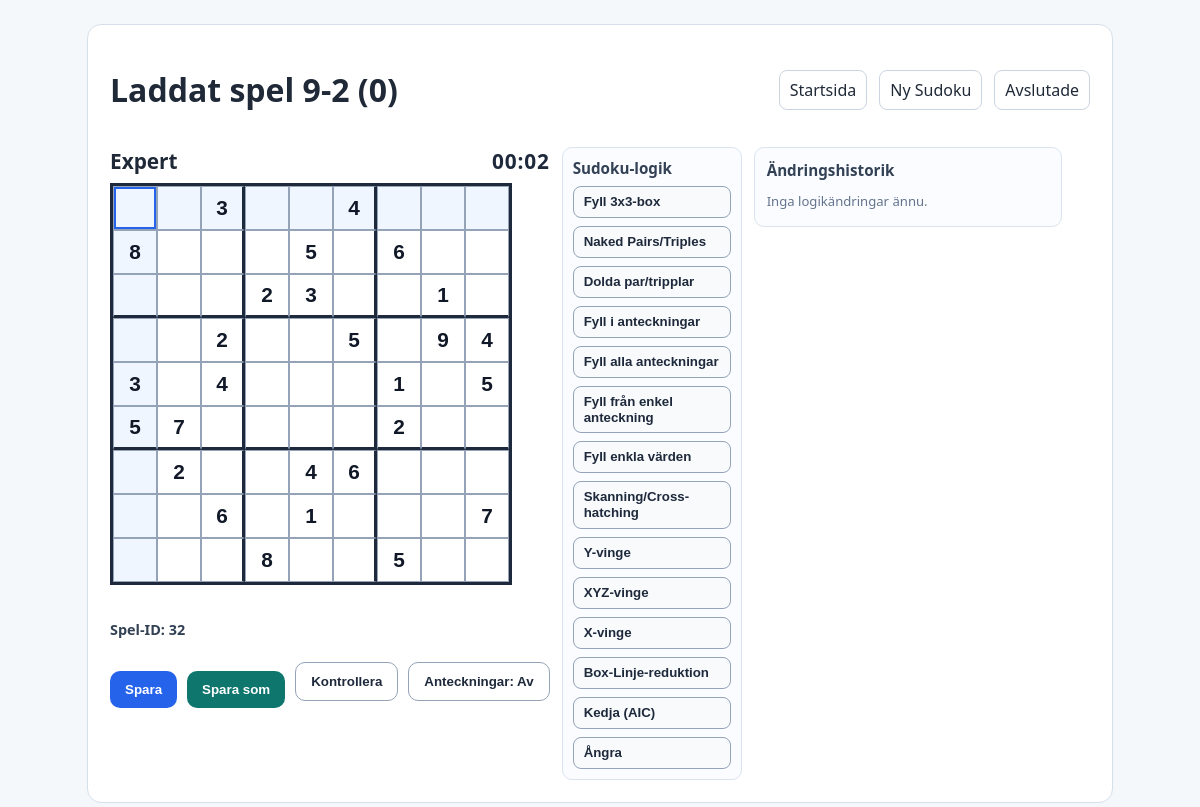
The app's page /builder?game_id=32 with its own data.
### tables this page shows
CREATE TABLE "sudoku_games" (
                    id INTEGER PRIMARY KEY AUTOINCREMENT,
                    title TEXT NOT NULL,
                    difficulty TEXT NOT NULL,
                    grid_json TEXT NOT NULL,
                    created_at TEXT NOT NULL DEFAULT CURRENT_TIMESTAMP
                , game_type TEXT NOT NULL DEFAULT 'base', elapsed_seconds INTEGER NOT NULL DEFAULT 0, source_game_id INTEGER, session_number INTEGER NOT NULL DEFAULT 0, save_count INTEGER NOT NULL DEFAULT 0, notes_json TEXT NOT NULL DEFAULT '[]', updated_at TEXT, completed_at TEXT, solution_json TEXT);

### app/routes.py (the view, shortened to what this page needs)
@bp.route("/builder")
def builder():
    game_id = request.args.get("game_id", type=int)
    grid_values = [["" for _ in range(9)] for _ in range(9)]
    note_values = [["" for _ in range(9)] for _ in range(9)]
    fixed_cells = [[False for _ in range(9)] for _ in range(9)]
    solution_grid = [["" for _ in range(9)] for _ in range(9)]
    selected_difficulty = ""
    loaded_game = None
    elapsed_seconds = 0
    input_log: list[dict[str, int | str]] = []
    if game_id is not None:
        loaded_game = get_game_by_id(current_app.config["DATABASE_PATH"], game_id)
        if loaded_game is None:
            flash(f"Spel med ID {game_id} hittades inte.", "error")
            return redirect(url_for("main.games"))
        raw_grid = loaded_game.get("grid", [])
        raw_notes = loaded_game.get("notes", [])
        if isinstance(raw_grid, list):
            for r in range(min(9, len(raw_grid))):
                row = raw_grid[r] if isinstance(raw_grid[r], list) else []
                for c in range(min(9, len(row))):
                    value = str(row[c]).strip() if row[c] is not None else ""
                    grid_values[r][c] = value if value in {"1", "2", "3", "4", "5", "6", "7", "8", "9"} else ""
        if isinstance(raw_notes, list):
            for r in range(min(9, len(raw_notes))):
                row = raw_notes[r] if isinstance(raw_notes[r], list) else []
                for c in range(min(9, len(row))):
                    note_values[r][c] = _sanitize_notes_value(str(row[c]).strip())
        selected_difficulty = loaded_game.get("difficulty", "")
        elapsed_seconds = loaded_game.get("elapsed_seconds", 0) or 0
        if loaded_game.get("game_type") == "ongoing" and loaded_game.get("source_game_id"):
            source_game = get_game_by_id(
                current_app.config["DATABASE_PATH"], int(loaded_game["source_game_id"])
            )
            source_grid = source_game.get("grid", []) if source_game else []
            fixed_cells = _build_fixed_cells_from_grid(source_grid)
            source_solution = source_game.get("solution", []) if source_game else []
            if isinstance(source_solution, list):
                solution_grid = source_solution
            input_log = list_game_inputs(current_app.config["DATABASE_PATH"], int(loaded_game["id"]))
        elif loaded_game.get("game_type") == "ongoing":
            own_solution = loaded_game.get("solution", [])
            if isinstance(own_solution, list):
                solution_grid = own_solution
            input_log = list_game_inputs(current_app.config["DATABASE_PATH"], int(loaded_game["id"]))
    return render_template(
        "builder.html",
        grid_values=grid_values,
        note_values=note_values,
        fixed_cells=fixed_cells,
        solution_grid=solution_grid,
        input_log=input_log,
        selected_difficulty=selected_difficulty,
        loaded_game=loaded_game,
        elapsed_seconds=elapsed_seconds,
    )

### app/routes.py (called while the page is built)
def _sanitize_notes_value(value: str) -> str:
    digits = sorted({ch for ch in value if ch in "123456789"})
    return "".join(digits)

def _build_fixed_cells_from_grid(raw_grid: list[list[str]] | None) -> list[list[bool]]:
    fixed = [[False for _ in range(9)] for _ in range(9)]
    if not isinstance(raw_grid, list):
        return fixed
    for r in range(min(9, len(raw_grid))):
        row = raw_grid[r] if isinstance(raw_grid[r], list) else []
        for c in range(min(9, len(row))):
            value = str(row[c]).strip() if row[c] is not None else ""
            fixed[r][c] = value in {"1", "2", "3", "4", "5", "6", "7", "8", "9"}
    return fixed

### app/storage.py (called while the page is built)
def get_connection(database_path: str) -> sqlite3.Connection:
    conn = sqlite3.connect(database_path)
    conn.row_factory = sqlite3.Row
    return conn

def _normalize_game_title(
    conn: sqlite3.Connection, game: dict[str, Any]
) -> dict[str, Any]:
    if game.get("game_type") == "ongoing":
        title = str(game.get("title") or "")
        game["title"] = re.sub(r"\(Sparad\s+(\d+)\s+ganger\)", r"(\1)", title)
    return game

def _empty_notes() -> list[list[str]]:
    return [["" for _ in range(9)] for _ in range(9)]

def _empty_grid() -> list[list[str]]:
    return [["" for _ in range(9)] for _ in range(9)]

def _normalize_grid(grid: Any) -> list[list[str]]:
    normalized = _empty_grid()
    if not isinstance(grid, list):
        return normalized
    allowed = {"1", "2", "3", "4", "5", "6", "7", "8", "9"}
    for r in range(min(9, len(grid))):
        row = grid[r] if isinstance(grid[r], list) else []
        for c in range(min(9, len(row))):
            value = str(row[c]).strip() if row[c] is not None else ""
            normalized[r][c] = value if value in allowed else ""
    return normalized

def _safe_load_json(value: Any, fallback: Any) -> Any:
    if not isinstance(value, str) or not value.strip():
        return fallback
    try:
        return json.loads(value)
    except (json.JSONDecodeError, TypeError, ValueError):
        return fallback

### app/templates/builder.html (shortened to what this page needs)
<!doctype html>
<html lang="sv">
<head>
</head>
<body>
  <main class="wrap">
    <div class="header">
      <h1>{% if loaded_game %}Laddat spel {{ loaded_game.title }}{% else %}Nytt Sudoku-spel{% endif %}</h1>
      <div style="display:flex; align-items:center; gap:12px;">
        <a class="top-link" href="{{ url_for('main.index') }}">Startsida</a>
        <a class="top-link" href="{{ url_for('main.games') }}">Ny Sudoku</a>
        <a class="top-link" href="{{ url_for('main.completed_games') }}">Avslutade</a>
      </div>
    </div>
    <form method="post" action="{{ url_for('main.save_game_route') }}">
      <div class="board-row">
        <div class="board-stack">
          {% if loaded_game and loaded_game.game_type == 'ongoing' %}
            <div class="status-row board-timer">
              <p class="status-left">{{ difficulty_labels.get(selected_difficulty, selected_difficulty) }}</p>
              <span class="timer status-right" id="timer" data-elapsed-seconds="{{ elapsed_seconds }}">00:00</span>
            </div>
          {% endif %}
        <div class="board">
          {% for r in range(9) %}
            {% for c in range(9) %}
              {% set right = 'thick-right' if c in [2, 5] else '' %}
              {% set bottom = 'thick-bottom' if r in [2, 5] else '' %}
              <div class="cell-wrap {{ right }} {{ bottom }}">
                {% if loaded_game and loaded_game.game_type == 'ongoing' %}
                  <div
                    class="note-display"
                    data-note-display-row="{{ r }}"
                    data-note-display-col="{{ c }}">
                  </div>
                {% endif %}
                <input
                  class="cell{% if fixed_cells[r][c] %} fixed-cell{% endif %}"
                  name="cell_{{ r }}_{{ c }}"
                  maxlength="1"
                  pattern="[1-9]"
                  inputmode="numeric"
                  autocomplete="off"
                  data-row="{{ r }}"
                  data-col="{{ c }}"
                  data-fixed="{{ '1' if fixed_cells[r][c] else '0' }}"
                  {% if fixed_cells[r][c] %}readonly{% endif %}
                  value="{{ grid_values[r][c] }}"
                  title="Ange 1-9 eller lamna tomt">
              </div>
            {% endfor %}
          {% endfor %}
        </div>
        <p class="completion-message" id="completion-message" aria-live="polite"></p>
        {% if loaded_game and loaded_game.game_type == 'ongoing' %}
          <p class="game-id-message">Spel-ID: {{ loaded_game.id }}</p>
        {% endif %}
        <div class="action-row">
          <button class="save-btn" type="submit" name="save_action" value="save">{% if loaded_game and loaded_game.game_type == 'ongoing' %}Spara{% else %}Spara som nytt spel{% endif %}</button>
          {% if loaded_game and loaded_game.game_type == 'ongoing' %}
            <button class="save-btn secondary" type="submit" name="save_action" value="save_as">Spara som</button>
            <button class="mode-btn" id="check-values-btn" type="button">Kontrollera</button>
            <button class="mode-btn right" id="note-mode-btn" type="button">Anteckningar: Av</button>
          {% endif %}
        </div>
        </div>
        {% if loaded_game and loaded_game.game_type == 'ongoing' %}
          <div class="side-panels">
            <aside class="logic-panel">
              <p class="logic-title">Sudoku-logik</p>
              <div class="logic-action">
                <button class="logic-btn" id="fill-box-single-btn" type="button">Fyll 3x3-box</button>
              </div>
              <div class="logic-action">
                <button class="logic-btn" id="naked-pairs-btn" type="button">Naked Pairs/Triples</button>
              </div>
              <div class="logic-action">
                <button class="logic-btn" id="hidden-pairs-btn" type="button">Dolda par/tripplar</button>
              </div>
              <div class="logic-action">
                <button class="logic-btn" id="exclusion-btn" type="button">Fyll i anteckningar</button>
              </div>
              <div class="logic-action">
                <button class="logic-btn" id="fill-all-notes-btn" type="button">Fyll alla anteckningar</button>
              </div>
              <div class="logic-action">
                <button class="logic-btn" id="fill-from-notes-btn" type="button">Fyll från enkel anteckning</button>
              </div>
              <div class="logic-action">
                <button class="logic-btn" id="single-candidate-btn" type="button">Fyll enkla värden</button>
              </div>
              <div class="logic-action">
                <button class="logic-btn" id="cross-hatching-btn" type="button">Skanning/Cross-hatching</button>
              </div>
              <div class="logic-action">
                <button class="logic-btn" id="y-wing-btn" type="button">Y-vinge</button>
              </div>
              <div class="logic-action">
                <button class="logic-btn" id="xyz-wing-btn" type="button">XYZ-vinge</button>
              </div>
              <div class="logic-action">
                <button class="logic-btn" id="x-wing-btn" type="button">X-vinge</button>
              </div>
              <div class="logic-action">
                <button class="logic-btn" id="box-line-btn" type="button">Box-Linje-reduktion</button>
              </div>
              <div class="logic-action">
                <button class="logic-btn" id="chain-btn" type="button">Kedja (AIC)</button>
              </div>
              <div class="logic-action">
                <button class="logic-btn" id="undo-btn" type="button">Ångra</button>
              </div>
            </aside>
            <aside class="history-panel">
              <p class="logic-title">Ändringshistorik</p>
              <ul class="history-list" id="logic-history-list">
                <li class="history-empty" id="logic-history-empty">Inga logikändringar ännu.</li>
              </ul>
            </aside>
          </div>
        {% endif %}
      </div>
    </form>
  </main>
</body>
</html>

### app/templates/builder.html (style rules this page uses)
body { margin: 0; font-family: "Segoe UI", Tahoma, sans-serif; background: #f4f8fb; color: #1f2937; padding: 24px; }
.wrap { max-width: 980px; margin: 0 auto; background: #fff; border: 1px solid #d6e0ea; border-radius: 14px; padding: 22px; }
.header { display: flex; justify-content: space-between; align-items: center; gap: 12px; margin-bottom: 14px; }
.top-link { text-decoration: none; border: 1px solid #cbd5e1; border-radius: 8px; padding: 8px 10px; color: #1f2937; background: #fff; }
.status-row { display: flex; justify-content: space-between; align-items: center; gap: 12px; margin-bottom: 14px; flex-wrap: wrap; }
.status-right { margin: 0; font-weight: 600; text-align: right; }
.status-left { margin: 0; font-weight: 600; font-size: 1.3rem; }
.board-row { display: flex; align-items: flex-start; gap: 12px; flex-wrap: wrap; }
.logic-panel { min-width: 0; border: 1px solid #dbe4ee; border-radius: 10px; background: #fafcff; padding: 10px; display: flex; flex-direction: column; gap: 8px; align-self: flex-start; flex: 0 0 180px; }
.side-panels { display: flex; flex-direction: row; align-items: flex-start; gap: 12px; width: 500px; flex: 0 0 500px; }
.logic-title { margin: 0; font-size: 0.95rem; color: #334155; font-weight: 700; }
.logic-action { display: flex; align-items: center; gap: 4px; flex-wrap: wrap; }
.history-panel { min-width: 0; max-width: none; border: 1px solid #dbe4ee; border-radius: 10px; background: #fafcff; padding: 12px; align-self: flex-start; flex: 1 1 0; }
.logic-panel, .history-panel { width: 100%; box-sizing: border-box; }
.history-list { list-style: none; margin: 8px 0 0; padding: 0; display: flex; flex-direction: column; gap: 8px; max-height: 260px; overflow-y: auto; padding-right: 4px; }
.history-empty { font-size: 0.82rem; color: #64748b; padding: 4px 0; }
.logic-action { display: flex; align-items: center; gap: 8px; flex-wrap: wrap; }
.board { display: grid; grid-template-columns: repeat(9, 44px); grid-template-rows: repeat(9, 44px); border: 3px solid #1e293b; width: fit-content; background: #fff; }
.cell-wrap { position: relative; width: 44px; height: 44px; box-sizing: border-box; border: 1px solid #94a3b8; background: #fff; overflow: hidden; }
.cell-wrap.selected { background: #dbeafe; box-shadow: inset 0 0 0 2px #2563eb; }
.cell-wrap.selection-line-highlight { background: #eff6ff; }
.cell { position: absolute; inset: 0; width: 100%; height: 100%; text-align: center; font-size: 1.3rem; border: none; box-sizing: border-box; background: transparent; line-height: 44px; padding: 0; z-index: 2; caret-color: transparent; }
.cell.fixed-cell { color: #111827; font-weight: 700; }
.note-display { position: absolute; top: 2px; left: 2px; width: calc(100% - 4px); height: calc(100% - 4px); display: grid; grid-template-columns: repeat(3, 1fr); grid-template-rows: repeat(3, 1fr); align-items: center; justify-items: center; font-size: 0.68rem; line-height: 1; color: #64748b; letter-spacing: 0.02em; padding: 0; z-index: 1; pointer-events: none; }
.thick-right { border-right: 3px solid #1e293b; }
.thick-bottom { border-bottom: 3px solid #1e293b; }
.save-btn { margin-top: 16px; border: none; border-radius: 10px; padding: 11px 15px; background: #2563eb; color: #fff; font-weight: 700; cursor: pointer; }
.save-btn.secondary { background: #0f766e; }
.timer { font-size: 1.3rem; font-weight: 700; font-variant-numeric: tabular-nums; color: #1e293b; letter-spacing: 0.04em; }
.board-stack { display: flex; flex-direction: column; width: fit-content; }
.board-timer { margin: 0 0 8px; text-align: right; }
.action-row { display: flex; gap: 10px; align-items: center; margin-top: 16px; flex-wrap: wrap; }
.completion-message { margin: 10px 0 0; min-height: 1.2rem; font-weight: 700; color: #15803d; }
.game-id-message { margin: 6px 0 0; font-size: 0.9rem; color: #334155; font-weight: 600; }
.mode-btn { border: 1px solid #94a3b8; border-radius: 10px; padding: 11px 15px; background: #fff; color: #1e293b; font-weight: 700; cursor: pointer; }
.mode-btn.right { margin-left: auto; }
.logic-btn { border: 1px solid #94a3b8; border-radius: 8px; padding: 7px 10px; background: #f8fafc; color: #1e293b; font-weight: 700; font-size: 0.83rem; line-height: 1.2; cursor: pointer; width: 100%; text-align: left; }

### records on screen
sudoku_games: title "9-2 (0)", get "Expert", id "32"
